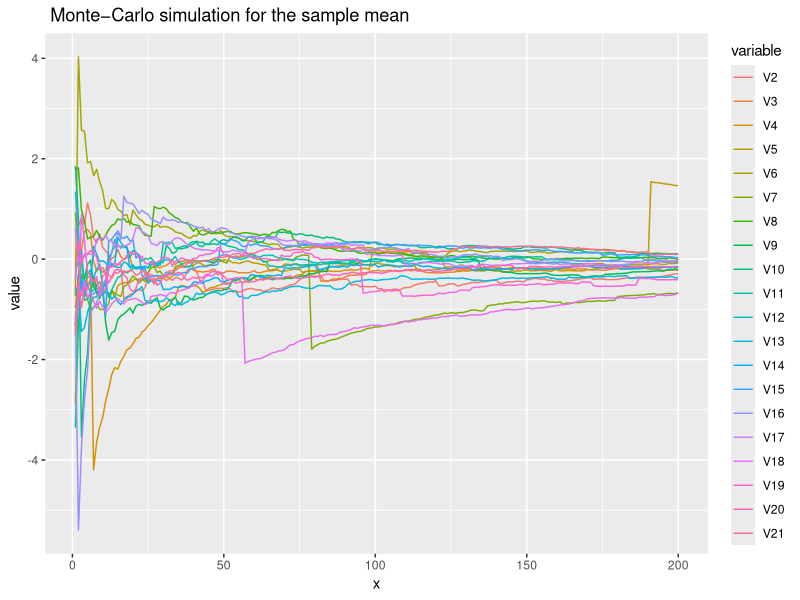
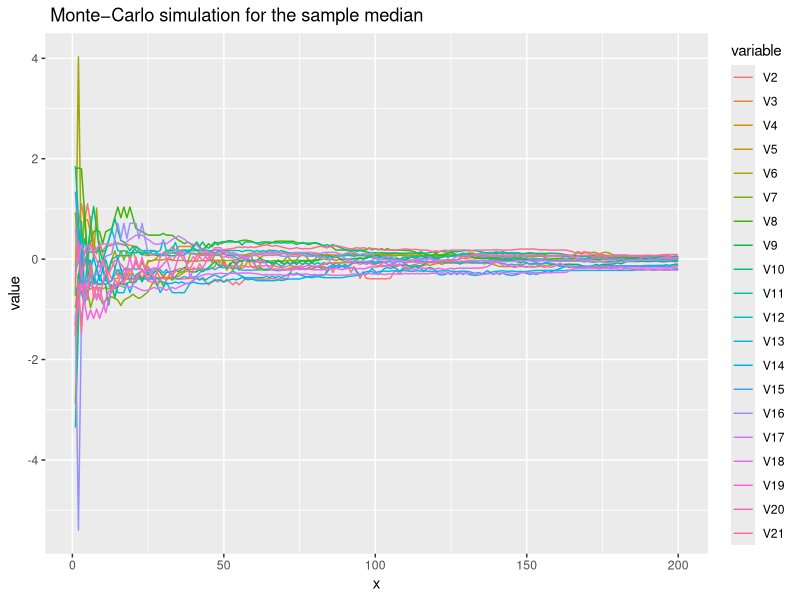

The R source for these figures, in order:
# Henning Stein
# Niklas Wünstel

library(ggplot2)
library(reshape2)

# a) ----------------------------------------------------------------

# Solution for exercise a)
vectorcreate <- function(n){
  rt(n, 2)
}

task2 <- function(rep){
  Means <- data.frame(x = 1:200)
  Medians <- data.frame(x = 1:200)
  for(c in 1:rep){
    sampel = vectorcreate(200)
    Means[,c+1] = sapply(1:200, function(n) {
      sum(sampel[1:n])/n
    })
    Medians[,c+1] = sapply(1:200, function(n) {
      median(sampel[1:n])
    })
    
  }
  meltedMeans = melt(Means, id = "x")
  meltedMedians = melt(Medians, id = "x")
  print(ggplot(meltedMeans,aes(x,value)) +geom_line(aes(color = variable)) + ggtitle(" Monte−Carlo simulation for the sample mean"))
  print(ggplot(meltedMedians,aes(x,value)) +geom_line(aes(color = variable)) + ggtitle(" Monte−Carlo simulation for the sample median"))
}

task2(20)